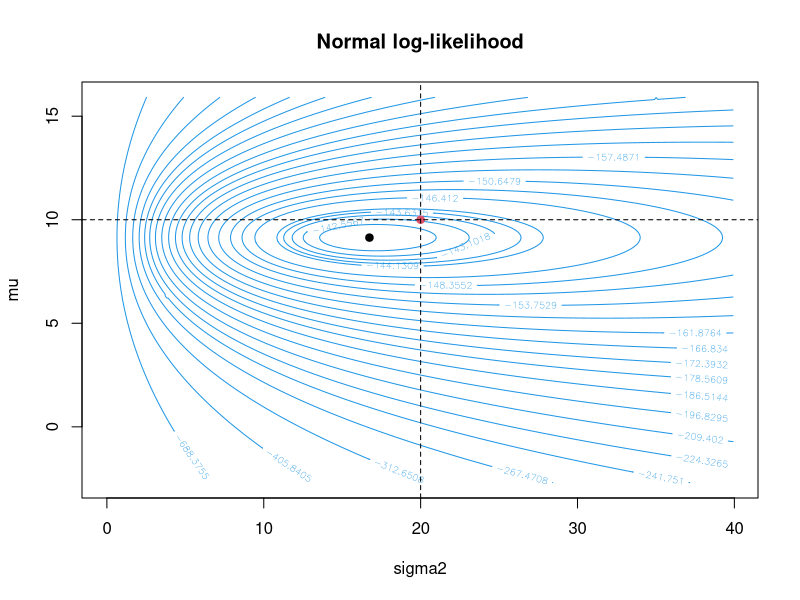
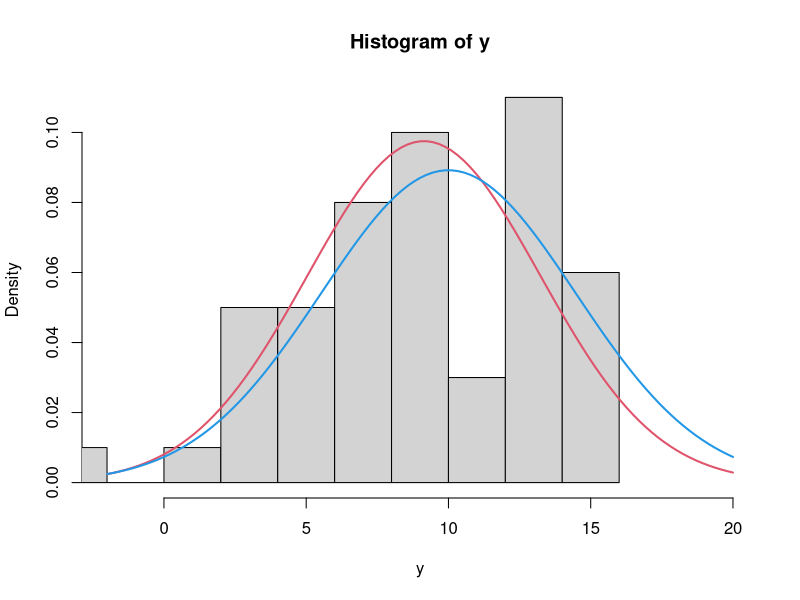
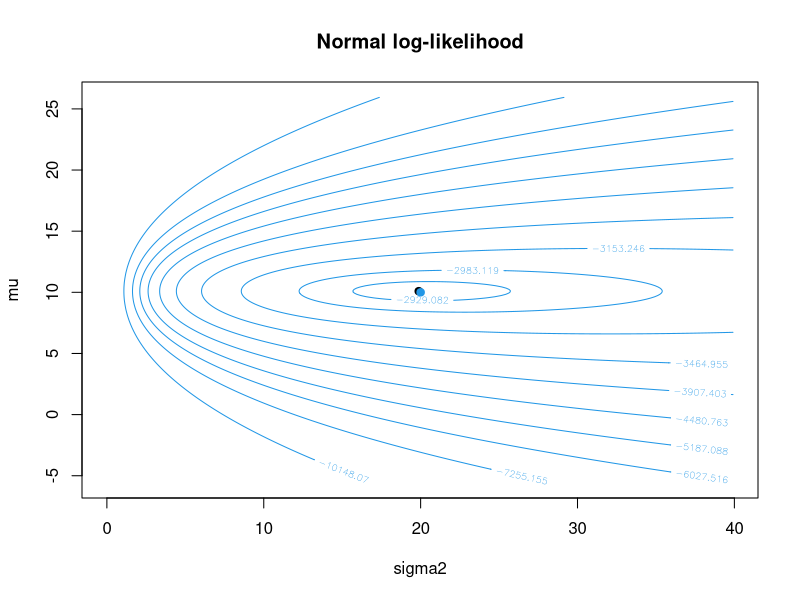
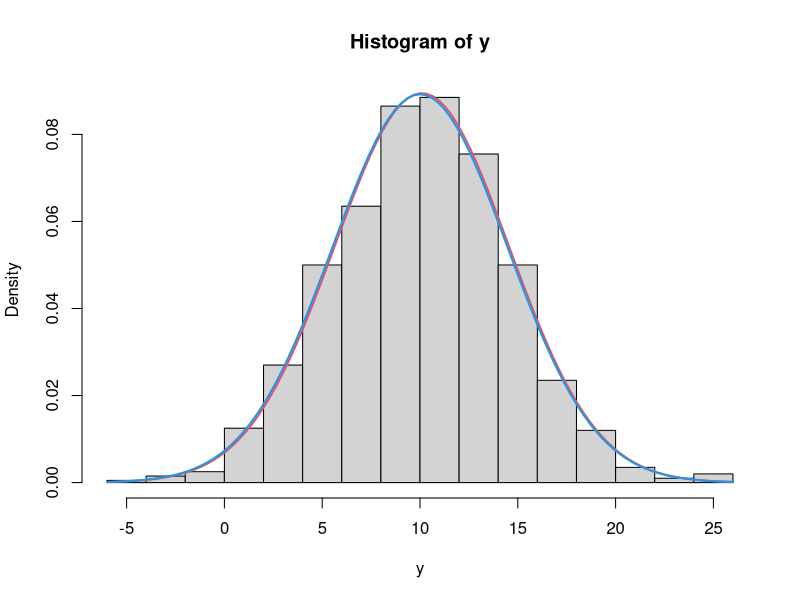
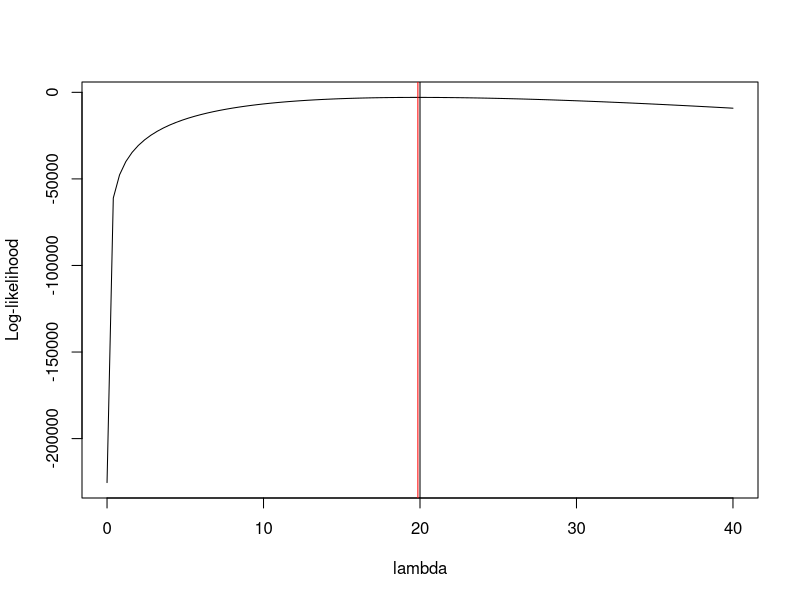

The R source for these figures, in order:
## ---- chunk 1

n <- 50

mu_true <- 10
sigma2_true <- 20

# Data generation:
set.seed(369)
y <- rnorm(n, mu_true, sqrt(sigma2_true))

mu_mle <- mean(y)
sigma2_mle <- (n-1)/n*var(y)


# Let's plot the log-likelihood function:

mu_grid <- seq(min(y)-0.5, max(y)+0.5, 0.1)
sigma2_grid <- seq(0.01, 40, 0.1)

theta <- expand.grid(mu=mu_grid, sigma2=sigma2_grid)

# Calcola la funzione obiettivo in corrispondenza di ogni riga della griglia:
llik <- apply(theta,1,function(x) 
  sum(log(dnorm(y,as.numeric(x[1]), sqrt(as.numeric(x[2]))))))

# Cambio le dimensioni dell'oggetto contenente i valori della funzione target:
dim(llik) <- c(length(mu_grid),length(sigma2_grid))

contour(x=unique(sigma2_grid), y=unique(mu_grid),z=t(llik),
        levels = quantile(unique(llik[which(llik != -Inf,arr.ind = T)]), p=c(seq(.05,.95,.05),.96,.97,.98,.99)),
        col=4,main="Normal log-likelihood",
        ylab="mu", xlab="sigma2")

points(sigma2_mle, mu_mle, pch=19, col=1)
points(sigma2_true, mu_true, pch=19, col=2)
abline(h=mu_true, v=sigma2_true, lty=2)



hist(y, prob=T, xlim=c(-2,20))
curve(dnorm(x, mu_mle, sqrt(sigma2_mle)), add=T, col=2, lwd=2)
curve(dnorm(x, mu_true, sqrt(sigma2_true)), add=T, col=4, lwd=2)





#########################################################
#########################################################

# How the log-likelihood varies with more data?
n <- 1000

# Data generation:
set.seed(369)
y <- rnorm(n, mu_true, sqrt(sigma2_true))

mu_mle <- mean(y)
sigma2_mle <- (n-1)/n*var(y)


# Let's plot the log-likelihood function:

mu_grid <- seq(min(y)-0.5, max(y)+0.5, 0.1)
sigma2_grid <- seq(0.01, 40, 0.1)

theta <- expand.grid(mu=mu_grid, sigma2=sigma2_grid)

# Calcola la funzione obiettivo in corrispondenza di ogni riga della griglia:
llik <- apply(theta,1,function(x) sum(log(dnorm(y,as.numeric(x[1]), sqrt(as.numeric(x[2]))))))

# Cambio le dimensioni dell'oggetto contenente i valori della funzione target:
dim(llik) <- c(length(mu_grid),length(sigma2_grid))

contour(x=unique(sigma2_grid), y=unique(mu_grid),z=t(llik),
        levels = quantile(unique(llik[which(llik != -Inf,arr.ind = T)]), 
                          p=c(seq(.15,.95,.1),.99)),
        col=4,main="Normal log-likelihood",
        ylab="mu", xlab="sigma2")

points(sigma2_mle, mu_mle, pch=19, col=1)
points(sigma2_true, mu_true, pch=19, col=4)



hist(y, prob=T)
curve(dnorm(x, mu_mle, sqrt(sigma2_mle)), add=T, col=2, lwd=2)
curve(dnorm(x, mu_true, sqrt(sigma2_true)), add=T, col=4, lwd=2)




###########################################
# Data generation:
set.seed(369)
y <- rpois(n, lambda=20)

lambda_mle <- mean(y)

llik_pois <- function(lambda, y){
  sum(log(dpois(y,lambda)))
}

llik_pois <- Vectorize(llik_pois, vectorize.args = "lambda")

curve(llik_pois(lambda=x,y=y), 
      xlim=c(0.0001, 40),
      ylab="Log-likelihood", xlab="lambda")
abline(v=20)
abline(v=lambda_mle, col="red")
